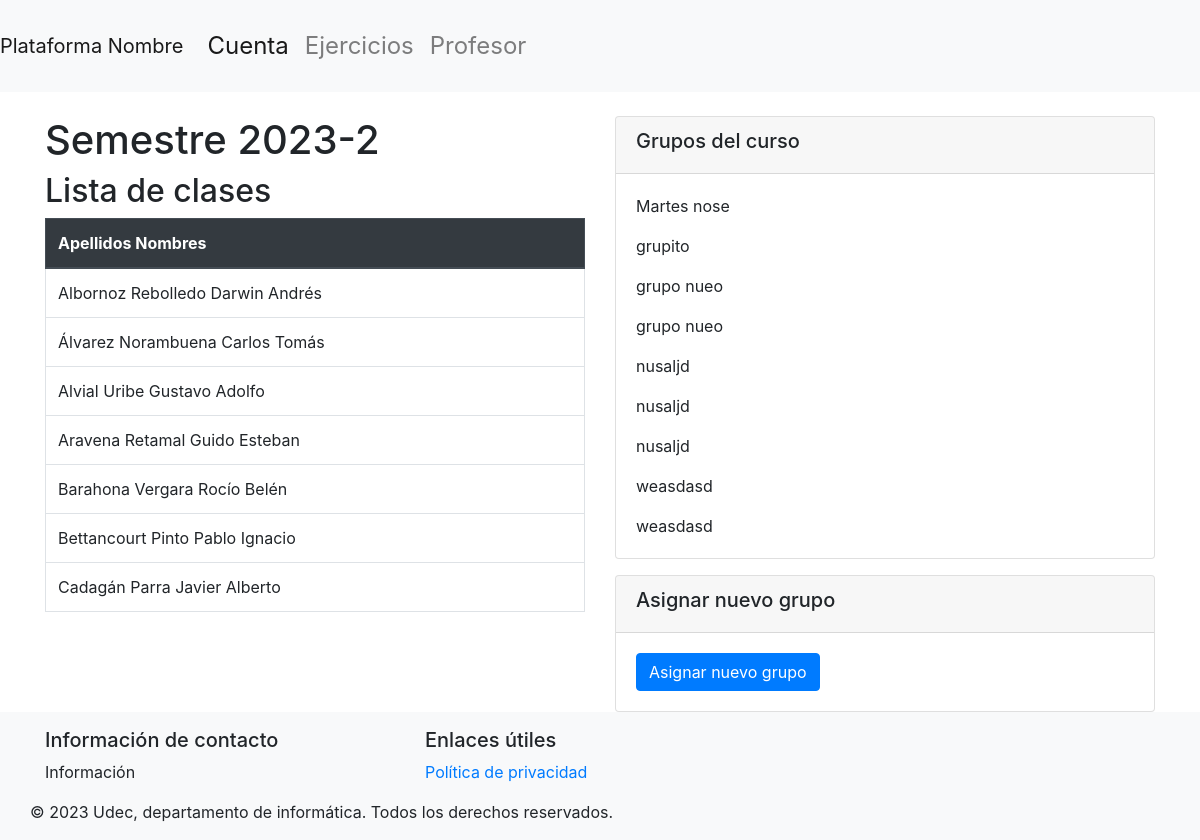
The app's page /dashDocente/1/detalleCurso/1 (signed in) with its own data.
### basedatos/modelos.py (models this page shows, shortened)
class Curso(db.Model):
    id = db.Column(db.Integer, primary_key=True)
    nombre = db.Column(db.String(100), nullable=False, unique=True)
    estudiantes = db.relationship('Estudiante', secondary=inscripciones, back_populates='cursos')
    grupos = db.relationship('Grupo', order_by=Grupo.id, back_populates='curso')

class Estudiante(db.Model):
    id = db.Column(db.Integer, primary_key=True)
    matricula = db.Column(db.String(50), nullable=False)
    nombres = db.Column(db.String(200), nullable=False)
    apellidos = db.Column(db.String(200), nullable=False)
    correo = db.Column(db.String(50), nullable=True, unique=True)
    password = db.Column(db.String(150), nullable=False)
    carrera = db.Column(db.String(100), nullable=False)
    cursos = db.relationship('Curso', secondary=inscripciones, back_populates='estudiantes')
    grupos = db.relationship('Grupo', secondary=estudiantes_grupos, back_populates='estudiantes')

class Grupo(db.Model):
    id = db.Column(db.Integer, primary_key=True)
    nombre = db.Column(db.String(50), nullable=False)
    curso = db.relationship('Curso', back_populates='grupos')
    estudiantes = db.relationship('Estudiante', secondary=estudiantes_grupos, back_populates='grupos')
    id_curso = db.Column(db.Integer, db.ForeignKey('curso.id'))

### main.py (the view)
@app.route('/dashDocente/<int:supervisor_id>/detalleCurso/<int:curso_id>', methods=['GET','POST'])
@login_required
def detallesCurso(supervisor_id, curso_id):
    curso_actual=Curso.query.get(curso_id)
    grupos=Grupo.query.filter_by(id_curso=curso_id).all()
    estudiantes_curso = Estudiante.query.filter(Estudiante.cursos.any(id=curso_id)).all()
    return(render_template('detallesCurso.html', supervisor_id=supervisor_id, curso=curso_actual, grupos=grupos, estudiantes_curso=estudiantes_curso))

### basedatos/modelos.py (called while the page is built)
    @property
    def is_authenticated(self):
        return True

### main.py (called while the page is built)
@login_manager.user_loader
def load_user(user_id):
    if user_id.startswith("e"):
        user = db.session.get(Estudiante, int(user_id[1:]))
    elif user_id.startswith("s"):
        user = db.session.get(Supervisor, int(user_id[1:]))
    else:
        return None
    return user

### templates/detallesCurso.html (shortened to what this page needs)
{% extends 'layout.html' %}
{% block content %}
<div class="row">
    <div class="col-md-6">
        <h1>{{ curso.nombre }}</h1>
        <h2>Lista de clases</h2>
        <table class="table table-bordered">
            <thead class="thead-dark">
                <tr>
                    <th>Apellidos Nombres</th>
                </tr>
            </thead>
            <tbody>
                {% for estudiante in estudiantes_curso %}
                    <tr>
                        <td>{{ estudiante.nombres }} {{ estudiante.apellidos }}</td>
                    </tr>
                {% endfor %}
            </tbody>
        </table>
    </div>
    <div class="col-md-6">
        <div class="card mb-3">
            <div class="card-header">
                <h5>Grupos del curso</h5>
            </div>
            <div class="card-body">
                {% for grupo in grupos %}
                <p class="card-text">{{ grupo.nombre }}</p>
                {% endfor %}
            </div>
        </div>
        <div class="card">
            <div class="card-header">
                <h5>Asignar nuevo grupo</h5>
            </div>
            <div class="card-body">
                <a href="{{ url_for('asignarGrupos', supervisor_id=supervisor_id, curso_id=curso.id) }}" class="btn btn-primary">Asignar nuevo grupo</a>
            </div>
        </div>
    </div>
</div>
{% endblock %}

### records on screen
Curso: nombre "Semestre 2023-2"
Estudiante: nombres "Albornoz Rebolledo", apellidos "Darwin Andrés"
Estudiante: nombres "Álvarez Norambuena", apellidos "Carlos Tomás"
Estudiante: nombres "Alvial Uribe", apellidos "Gustavo Adolfo"
Estudiante: nombres "Aravena Retamal", apellidos "Guido Esteban"
Estudiante: nombres "Barahona Vergara", apellidos "Rocío Belén"
Estudiante: nombres "Bettancourt Pinto", apellidos "Pablo Ignacio"
Estudiante: nombres "Cadagán Parra", apellidos "Javier Alberto"
Grupo: nombre "Martes nose"
Grupo: nombre "grupito"
Grupo: nombre "grupo nueo"
Grupo: nombre "grupo nueo"
Grupo: nombre "nusaljd"
Grupo: nombre "nusaljd"
Grupo: nombre "nusaljd"
Grupo: nombre "weasdasd"
Grupo: nombre "weasdasd"
